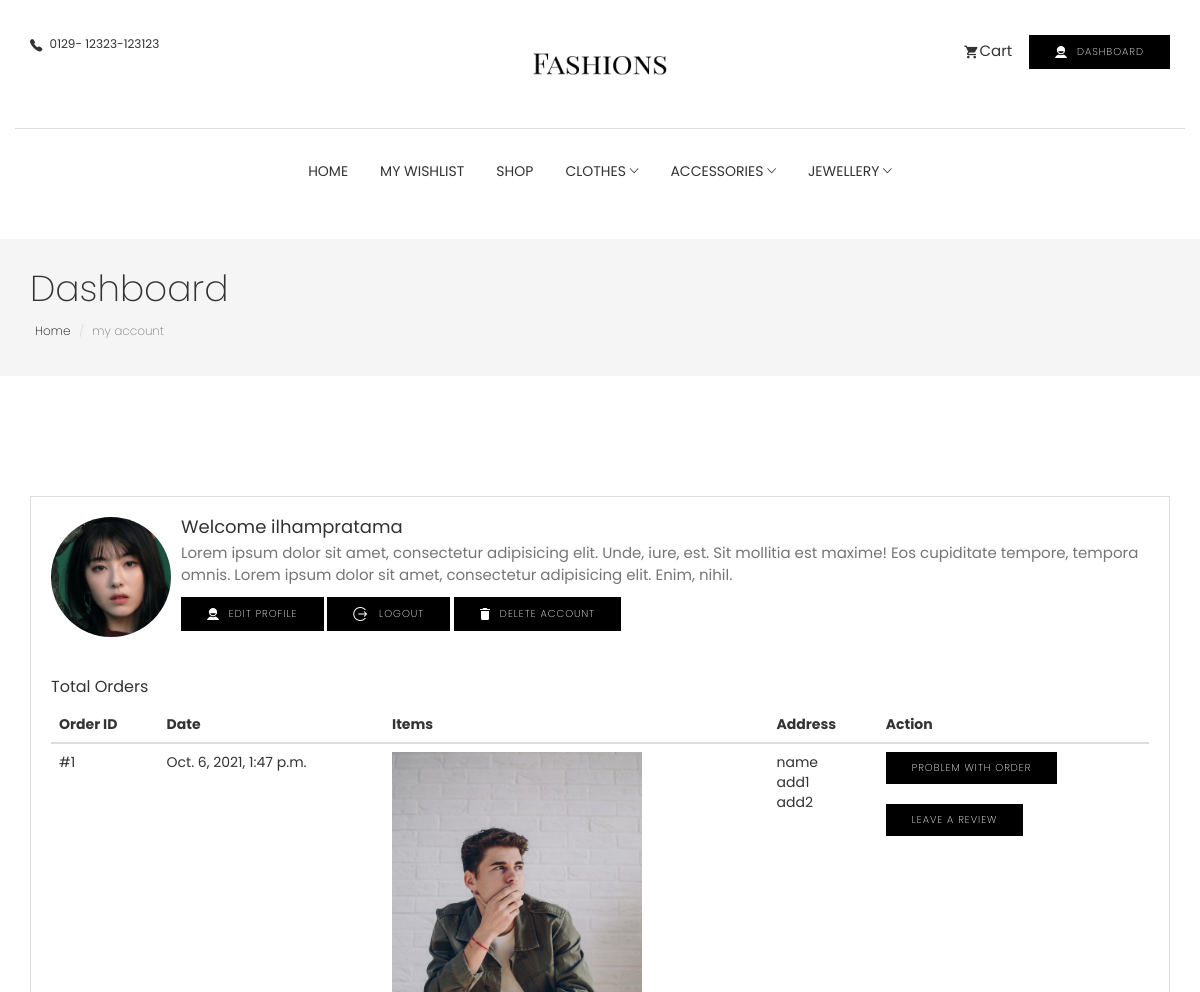
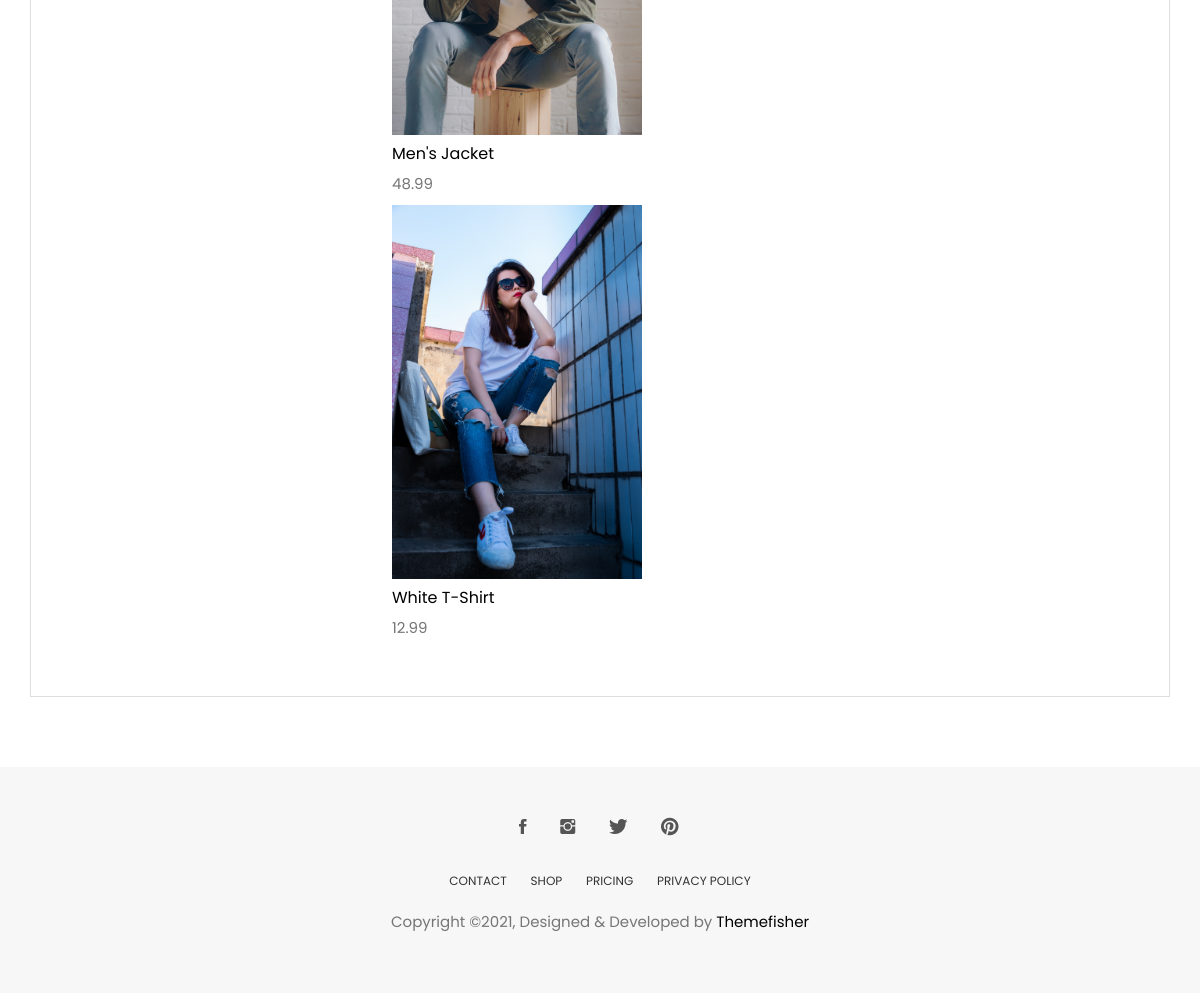
Page /account/dashboard/ (signed in) on the committed database (2 pictures, top to bottom).
### account/models.py (models this page shows, shortened)
class UserBase(AbstractBaseUser, PermissionsMixin):
    email = models.EmailField(_('email address'), unique=True)
    user_name = models.CharField(max_length=150, unique=True)
    first_name = models.CharField(max_length=150, blank=True)
    about = models.TextField(_('about'), max_length=500, blank=True)
    profile = models.ImageField(upload_to='images/', default='images/ava.jpg')
    country = CountryField()
    phone_number = models.CharField(max_length=15, blank=True)
    postcode = models.CharField(max_length=12, blank=True)
    address_line_1 = models.CharField(max_length=150, blank=True)
    address_line_2 = models.CharField(max_length=150, blank=True)
    town_city = models.CharField(max_length=150, blank=True)
    is_active = models.BooleanField(default=False)
    is_staff = models.BooleanField(default=False)
    created = models.DateTimeField(auto_now_add=True)
    updated = models.DateTimeField(auto_now=True)
    objects = CustomAccountManager()
    USERNAME_FIELD = 'email'
    REQUIRED_FIELDS = ['user_name']
    class Meta:
        verbose_name = "Accounts"
        verbose_name_plural = "Accounts"
    def __str__(self):
        return self.user_name

### order/models.py (models this page shows, shortened)
class Order(models.Model):
    user = models.ForeignKey(settings.AUTH_USER_MODEL, on_delete=models.CASCADE, related_name='order_user')
    full_name = models.CharField(max_length=50)
    address1 = models.CharField(max_length=250)
    address2 = models.CharField(max_length=250)
    city = models.CharField(max_length=100)
    phone = models.CharField(max_length=100)
    post_code = models.CharField(max_length=20)
    created = models.DateTimeField(auto_now_add=True)
    updated = models.DateTimeField(auto_now=True)
    total_paid = models.DecimalField(max_digits=5, decimal_places=2)
    order_key = models.CharField(max_length=200)
    billing_status = models.BooleanField(default=False)
    class Meta:
        ordering = ('-created',)

class OrderItem(models.Model):
    order = models.ForeignKey(Order,
                              related_name='items',
                              on_delete=models.CASCADE)
    product = models.ForeignKey(Product,
                                related_name='order_items',
                                on_delete=models.CASCADE)
    price = models.DecimalField(max_digits=5, decimal_places=2)
    quantity = models.PositiveIntegerField(default=1)

### store/models.py (models this page shows, shortened)
class Product(models.Model):
    category = models.ForeignKey(Category, related_name='product', on_delete=models.CASCADE)
    created_by = models.ForeignKey(settings.AUTH_USER_MODEL, on_delete=models.CASCADE, related_name='product_creator')
    title = models.CharField(max_length=255)
    author = models.CharField(max_length=255, default='admin')
    description = models.TextField(blank=True)
    image = models.ImageField(upload_to='images/', default='images/defaults.jpg')
    slug = models.SlugField(max_length=255)
    price = models.DecimalField(max_digits=4, decimal_places=2)
    in_stock = models.BooleanField(default=True)
    is_active = models.BooleanField(default=True)
    created = models.DateTimeField(auto_now_add=True)
    updated = models.DateTimeField(auto_now=True)
    objects = models.Manager()
    products = ProductManager()
    class Meta:
        verbose_name_plural = 'Products'
        ordering = ('-created',)
    def get_absolute_url(self):
        return reverse('store:product_detail', args=[self.slug])

### account/views.py (the view)
# urls.py: path('dashboard/', views.dashboard, name='dashboard'),
@login_required
def dashboard(request):
    orders = user_orders(request)
    return render(request, 'account/user/dashboard.html', {'orders': orders})

### basket/basket.py (called while the page is built)
    def __len__(self):
        return sum(item['qty'] for item in self.basket.values())

    def get_total_price(self):
        subtotal = sum(Decimal(item['price']) * item['qty'] for item in self.basket.values())
        if subtotal == 0:
            shipping = Decimal(0.00)
        else:
            shipping = Decimal(11.50)
        total = subtotal + Decimal(shipping)
        return total

### basket/context_processors.py (called while the page is built)
def basket(request):
    basket = Basket(request)
    total_price = basket.get_total_price()
    return {'basket': basket, 'basket_total_price': total_price}

### order/views.py (called while the page is built)
def user_orders(request):
    user_id = request.user.id
    orders = Order.objects.filter(user_id=user_id)
    return orders

### store/context_processors.py (called while the page is built)
def categories(request):
    return {
        'categories': Category.objects.all()
    }

### store/models.py (called while the page is built)
    def get_absolute_url(self):
        return reverse('store:category_list', args=[self.slug])

### templates/account/user/dashboard.html (shortened to what this page needs)
{% extends "../../store/base.html" %}
{% load static %}
{% block content %}
<section class="page-header">
  <div class="container">
    <div class="row">
      <div class="col-md-12">
        <div class="content">
          <h1 class="page-name">Dashboard</h1>
          <ol class="breadcrumb">
            <li><a href="{% url 'store:all_product' %}">Home</a></li>
            <li class="active">my account</li>
          </ol>
        </div>
      </div>
    </div>
  </div>
</section>
<section class="user-dashboard page-wrapper">
  <div class="container">
    <div class="row">
      <div class="col-md-12">
        <div class="dashboard-wrapper user-dashboard">
          <div class="media">
						<div class="pull-left">
							<img class="media-object user-img" src="{{ user.profile.url }}" alt="Image">
						</div>
						<div class="media-body">
							<h2 class="media-heading">Welcome {{ user }}</h2>
							<p>Lorem ipsum dolor sit amet, consectetur adipisicing elit. Unde, iure, est. Sit mollitia est maxime! Eos
								cupiditate tempore, tempora omnis. Lorem ipsum dolor sit amet, consectetur adipisicing elit. Enim, nihil. </p>
						</div>
            <a href="{% url 'account:edit_details' %}" class="btn btn-main btn-icon btn-small"><i
              class="tf-ion-android-contact"></i> Edit Profile</a>
            <a href="{% url 'account:logout' %}" class="btn btn-main btn-icon btn-small"><i
              class="tf-ion-log-out"></i> logout</a>
            <a href="{% url 'account:delete_user' %}" class="btn btn-main btn-icon btn-small"><i
              class="tf-ion-android-delete"></i> Delete Account</a>
					</div>
          <br>
          <div class="total-order mt-20">
            <h4>Total Orders</h4>
            <div class="table-responsive">
              <table class="table">
                <thead>
                  <tr>
                    <th>Order ID</th>
                    <th>Date</th>
                    <th>Items</th>
                    <th>Address</th>
                    <th>Action</th>
                  </tr>
                </thead>
                <tbody>
                  {% for order in orders %}
                  <tr>
                    <td>#{{ order.id }}</td>
                    <td>{{ order.created }}</td>
                    <td>
                      {% for item in order.items.all %}
                      <a href="{{item.product.get_absolute_url}}">
                        <img class="img-fluid" style="width:250px" src="{{item.product.image.url}}" />
                        <h4>{{ item.product.title}}</h4>
                      </a>
                      <p>{{ item.product.price}}</p>
                      {% endfor %}
                    </td>
                    <td>
                      <ul>
                        <li>{{order.full_name}}</li>
                        <li>{{order.address1}}</li>
                        <li>{{order.address2}}</li>
                      </ul>
                    </td>
                    <td>
                      <button class="btn btn-main text-center btn-small" type="button">Problem with order</button>
                      <br>
                      <br>
                      <button class="btn btn-light text-center btn-small" type="button">Leave a review</button>
                    </td>
                  </tr>
                  {% endfor %}
                </tbody>
              </table>
            </div>
          </div>
        </div>
      </div>
    </div>
  </div>
</section>
{% endblock %}

### static/css/style.css (style rules this page uses)
body { line-height: 1.5; font-family: "Poppins", sans-serif; -webkit-font-smoothing: antialiased; }
p { font-family: "Poppins", sans-serif; color: #757575; font-size: 15px; }
h1, h2, h3, h4, h5, h6 { font-family: "Poppins", sans-serif; }
h1, h2, h3, h4, h5, h6 { font-weight: 400; }
ol, ul { margin: 0; padding: 0; list-style: none; }
a, a:focus, a:hover { text-decoration: none; outline: 0; color: #000; }
.btn-main, .btn-solid-border, .btn-transparent, .btn-small { background: #000; color: #fff; display: inline-block; font-size: 11px; letter-spacing: 1px; padding: 14px 35px; text-transform: uppercase; font-weight: 200; border-radius: 0; }
.btn-main.btn-icon i, .btn-icon.btn-solid-border i, .btn-icon.btn-transparent i, .btn-icon.btn-small i { font-size: 16px; vertical-align: middle; margin-right: 5px; }
.btn-small { padding: 8px 25px; font-size: 10px; }
.mt-20 { margin-top: 20px; }
.page-header { background: #f5f5f5; margin-top: 20px; border-bottom: none; padding: 30px 0; }
.page-header h1 { font-weight: 200; margin: 0 0 6px 0; }
.page-header .breadcrumb { background: transparent; padding: 5px; margin: 0; }
.page-header .breadcrumb li { font-weight: 200; font-size: 12px; }
.page-header .breadcrumb li a { color: #000; }
.page-wrapper { padding: 70px 0; }
.dashboard-wrapper { border: 1px solid #dedede; margin-top: 30px; padding: 20px; }
.dashboard-wrapper h2 { font-size: 18px; }
.dashboard-wrapper h4 { font-size: 16px; }
.dashboard-wrapper .user-img { width: 120px; border-radius: 100px; }

### rows in the picture
UserBase: profile (picture), user_name "ilhampratama"
Order: id "1", created "Oct. 6, 2021, 1:47 p.m.", full_name "name", address1 "add1", address2 "add2"
OrderItem: product.image (picture), product "Men's Jacket", product.price "48.99"
OrderItem: product.image (picture), product "White T-Shirt", product.price "12.99"
